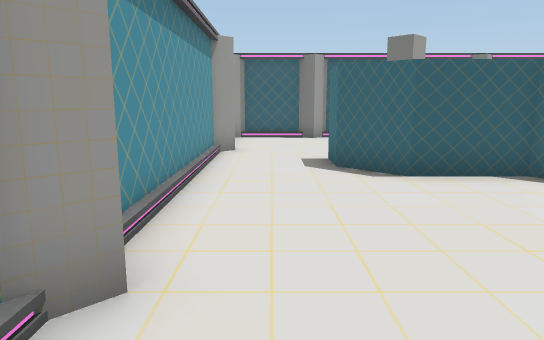
view 1 (above)

16 first-person views from a walk through a scene from a Unity 3-D project. The camera is 1.3 m above the floor, tilts 10° down and sees 70° across. The floor is counted in squares, 1 m on a side. Each view is taken from the middle of a square. On the plan, view 1 faces up. The plan holds only what a view shows up to about 16 squares ahead; the rest is blank.

view 2
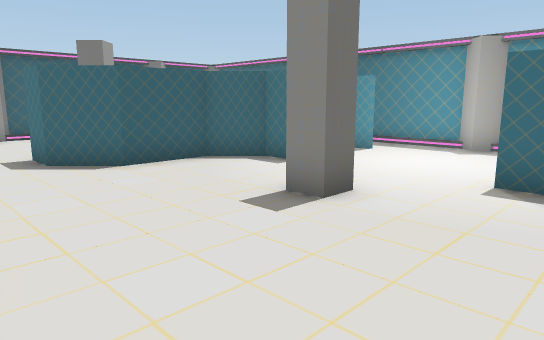

view 3
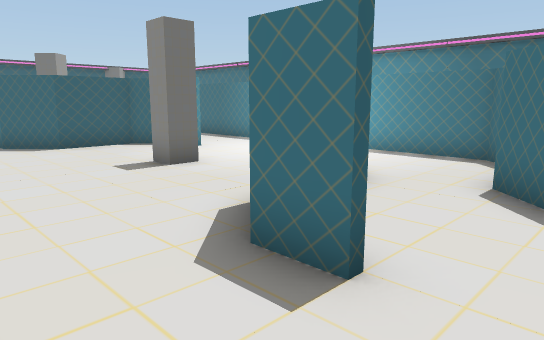

view 4
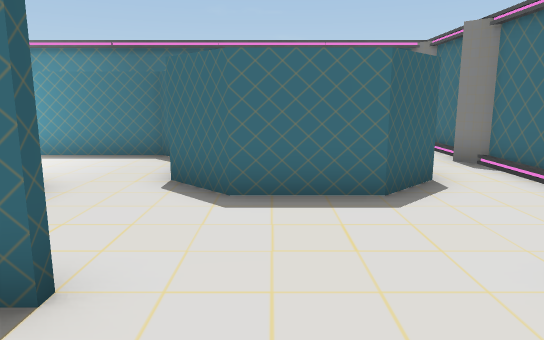

view 5
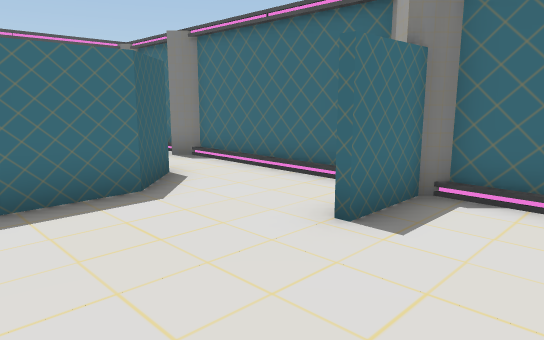

view 6
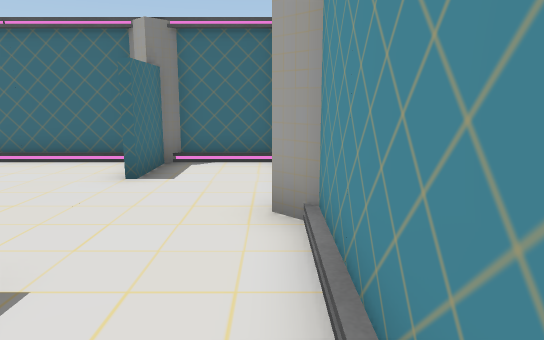

view 7
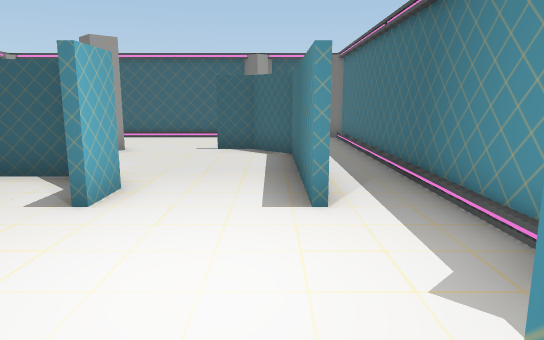

view 8
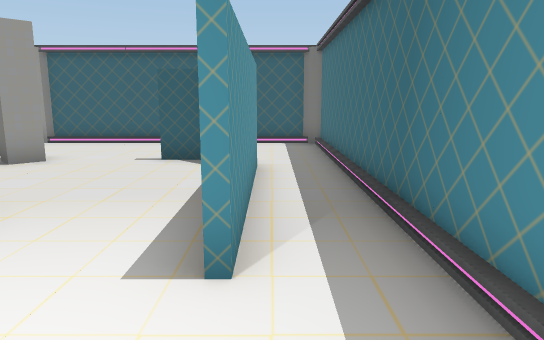

view 9
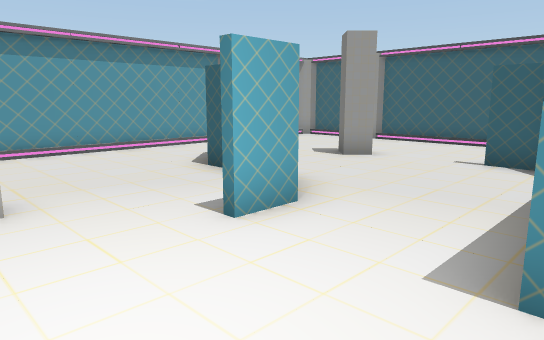

view 10
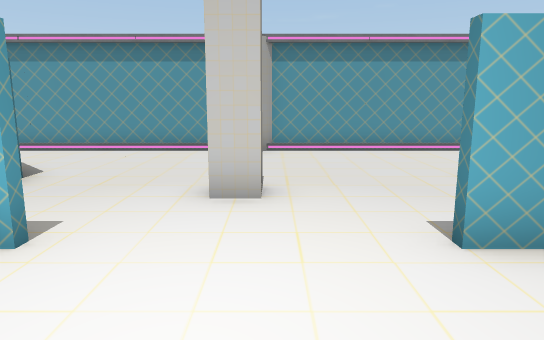

view 11
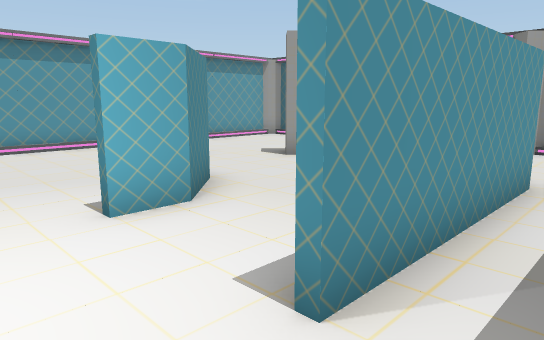

view 12
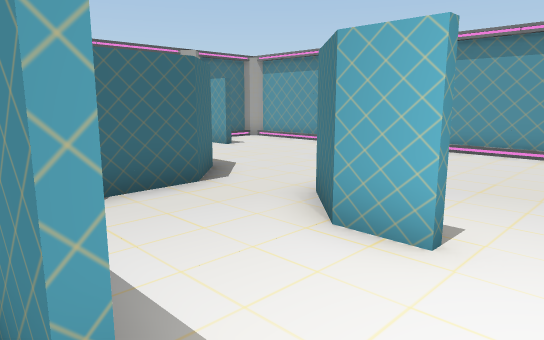

view 13
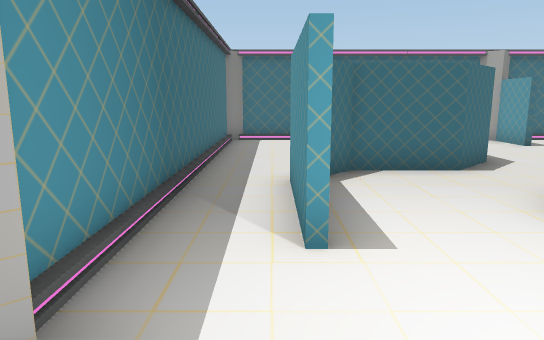

view 14
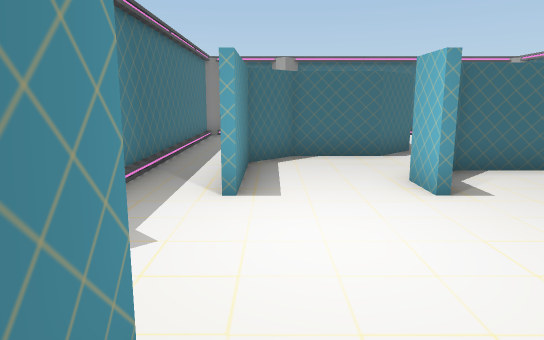

view 15
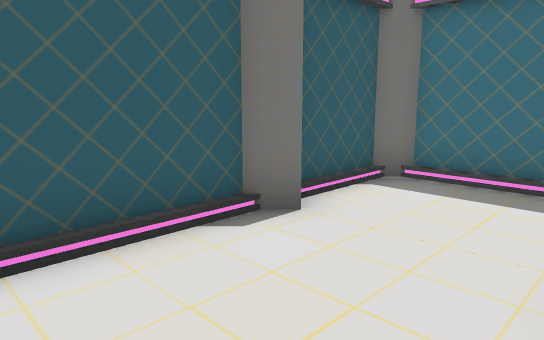

view 16
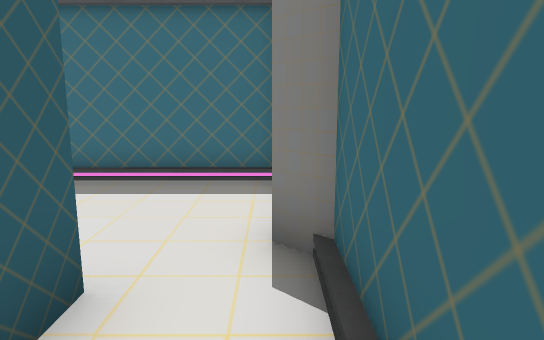

### Floor plan
Ten units are one square. View 1 is at (0, 0); x grows to the right and y downward. Boxes are objects, and circles mark ways between rooms. Rooms are numbered by the first view taken in them; rooms with no view inside come last. Other rooms are left out.
<svg viewBox="-30 -150 140 260">
<path fill="none" stroke="#000" d="M55 -50 55 -57 45 -67 24 -67 13 -78 13 -90M57 -7 57 4 46 15M57 -58 57 -46M55 0 55 -7M24 13 45 13M85 -46 85 -65M-15 -14 -15 6M54 33 75 33 85 23 85 -7M105 0 105 -95M87 -99 87 -46M-15 -95 -15 -30M15 75 15 90M13 36 13 24M13 93 13 75M23 95 65 95M-15 64 -15 90M-10 95 13 95M65 77 54 77 43 66 43 44 54 33M-15 6 -15 50M45 -70 57 -58M11 -145 -10 -145M71 -145 20 -145M-15 -135 -15 -112M85 -65 85 -97 75 -107 65 -107M105 -95 105 -140M101 -145 80 -145"/>
<rect x="-15" y="-25" width="10" height="10" fill="#bbb"><title>pillar</title></rect>
<rect x="25" y="-35" width="20" height="20" fill="#bbb"><title>pillar</title></rect>
<rect x="95" y="-25" width="10" height="10" fill="#bbb"><title>pillar</title></rect>
<rect x="-25" y="55" width="20" height="10" fill="#bbb"><title>pillar</title></rect>
<rect x="65" y="85" width="20" height="20" fill="#bbb"><title>pillar</title></rect>
<rect x="-25" y="-105" width="20" height="10" fill="#bbb"><title>pillar</title></rect>
<rect x="-25" y="-145" width="20" height="10" fill="#bbb"><title>pillar</title></rect>
<rect x="5" y="-145" width="20" height="10" fill="#bbb"><title>pillar</title></rect>
<rect x="25" y="-115" width="20" height="20" fill="#bbb"><title>pillar</title></rect>
<rect x="65" y="-145" width="20" height="10" fill="#bbb"><title>pillar</title></rect>
<rect x="95" y="-145" width="10" height="10" fill="#bbb"><title>pillar</title></rect>
<circle cx="-5" cy="15" r="3" fill="#2a7"/>
<circle cx="50" cy="20" r="3" fill="#2a7"/>
<circle cx="-5" cy="-95" r="3" fill="#2a7"/>
<circle cx="83" cy="-80" r="3" fill="#2a7"/>
<text x="40" y="-30">1</text>
<text x="20" y="60">2</text>
<text x="40" y="-110">3</text>
</svg>
Room 1 opens to room 2. Room 1 opens to room 3.

Where each view was taken, in squares from view 1:
view 1: 0 up, 0 right, facing up
view 2: 1 down, 1 left, facing up-right
view 3: 5 down, 1 left, facing up-right
view 4: 5 down, 1 left, facing right
view 5: 4 down, 1 left, facing down-right
view 6: 1 down, 1 left, facing down
view 7: 0 up, 8 right, facing up
view 8: 2 up, 9 right, facing up
view 9: 2 up, 9 right, facing up-left
view 10: 3 up, 9 right, facing left
view 11: 3 up, 10 right, facing up-left
view 12: 2 up, 9 right, facing down-left
view 13: 4 up, 9 right, facing down
view 14: 6 up, 8 right, facing down
view 15: 11 up, 4 right, facing up-right
view 16: 9 down, 4 right, facing right
